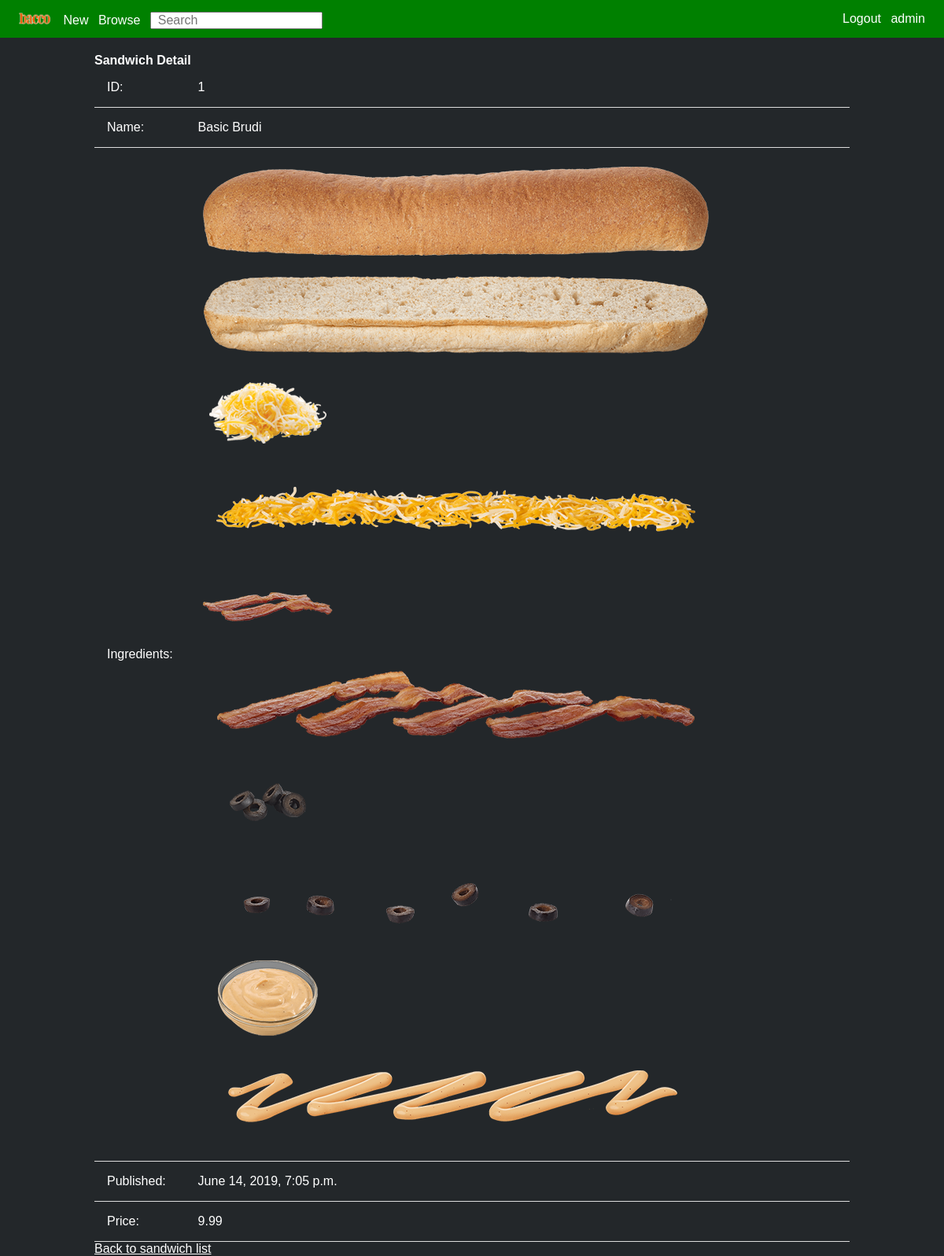
The app's page /mysandwich/show/1 (signed in) with its own data.
### mysandwich/models.py (models this page shows, shortened)
class Sandwich(models.Model):
    name = models.CharField(max_length=255)
    ingredients = models.ManyToManyField(Ingredient)
    pub_date = models.DateTimeField(default=timezone.now, blank=True)
    price = models.DecimalField(max_digits=4, decimal_places=2, default=0) # max 99,99

class Ingredient(models.Model):
    name = models.CharField(max_length=255)
    full_name = models.CharField(max_length=255, blank = True)
    TYPE_CHOICES = [
        ('BREAD', 'Bread'),
        ('BASE', 'Base'),
        ('CHEESE', 'Cheese'),
        ('VEGETABLE', 'Vegetable'),
        ('CONDIMENT', 'Contiment'),
        ('EXTRAS', 'Extras'),
    ]
    type = models.CharField(
        max_length = 50,
        choices = TYPE_CHOICES,
    )
    calories = models.IntegerField(default = 0)
    is_vegetarian = models.BooleanField()
    is_vegan = models.BooleanField()
    img_small = models.FileField(upload_to=small_directory_path, blank = True, verbose_name='Small image')
    img_large = models.FileField(upload_to=large_directory_path, blank = True, verbose_name='Large image')
    price = models.DecimalField(max_digits=3, decimal_places=2, default=0) # max 9,99

### mysandwich/views.py (the view)
# urls.py: path('show/<int:pk>', SandwichDetailView.as_view(), name='sandwich'),
class SandwichDetailView(DetailView):
    model = Sandwich
    context_object_name = "sandwich"
    def get_context_data(self, **kwargs):
        context = super(SandwichDetailView, self).get_context_data(**kwargs)
        context['sandwich_list'] = Sandwich.objects.all()
        return context

### mysandwich/templates/mysandwich/sandwich_detail.html (shortened to what this page needs)
{% extends "home.html" %}
{% load static %}
{% block content %}
<div class="sandwich-container">
  <h2>Sandwich Detail</h2>
  <table>
    <tr>
      <td>ID:</td>
      <td>{{ sandwich.id }}</td>
    </tr>
    <tr>
      <td>Name:</td>
      <td>{{ sandwich.name }}</td>
    </tr>
    <tr>
      <td>Ingredients:</td>
      <td>
        {% for ingredient in sandwich.ingredients.all %}
        {% if ingredient.img_large %}
        <img src="http://localhost:8000/{{ ingredient.img_small }}" alt="">
        {% if ingredient.img_large %}
        <img src="http://localhost:8000/{{ ingredient.img_large }}" alt="">
        {% endif %}
        {% endfor %}
      </td>
    </tr>
    <tr>
      <td>Published:</td>
      <td>{{ sandwich.pub_date }}</td>
    </tr>
    <tr>
      <td>Price:</td>
      <td>{{ sandwich.price }}</td>
    </tr>
  </table>
  <a href="../show">Back to sandwich list</a>
</div>
{% endblock content %}

### templates/base.html (shortened to what this page needs)
<!DOCTYPE html>
{% load static %}
<html>
<head>
  <link rel="stylesheet" href="/static/base2.css">
  <link rel="stylesheet" href="/static/header.css">
</head>
<header>
  {% if user.is_authenticated %}
  <div id="header-left">
    <a id="logo" href="/">
      <img src="/static/images/logo.png" alt="bacco">
    </a>
    <a href="/mysandwich">New</a>
    <a href="/mysandwich/show">Browse</a>
    <form action="{% url 'search_results' %}" method="get">
      <input name="q" type="text" placeholder="Search">
    </form>
  </div>
  <div id="header-right">
    <a href="{% url 'logout' %}">Logout</a>
    <p>{{ user.username }}</p>
  </div>
</header>
<body>
  <main>
    {% block content %}
    {% endblock %}
  </main>
</body>
{% else %}
<p>You are not logged in</p>
<a href="{% url 'login' %}">Login</a>
{% endif %}
</html>

### static/base2.css (style rules this page uses)
* { margin: 0; padding: 0; font-family: sans-serif; color: white; font-size: 16px; }
html, body { background: #23272a; }
h2 { margin-top: 1em; }
.sandwich-container { width: 80%; margin: auto; }
table { width: 100%; border-collapse: collapse; }
td { padding: 1em; border-bottom: .1em solid #ddd; }
input, option, button { color:black; }

### static/header.css (style rules this page uses)
header { background-color: green; height: 3em; line-height: 3em; display: inline-block; width: 100%; align-items: center; }
header div { line-height: 3em; }
header a { text-decoration: none; }
#header-left { float: left; padding-left: 1em; }
#header-left * { padding-left: 0.5em; }
#header-right { float: right; padding-right: 1em; }
#header-right * { padding-right: 0.5em; }
#logo img { width: 2.5em; padding-left: 0; padding-right: 0.25em; object-fit: cover; padding-top: 1em; }
header form, header p { display: inline; }

### records on screen
Sandwich: id "1", name "Basic Brudi", pub_date "June 14, 2019, 7:05 p.m.", price "9.99"
Ingredient: img_small (picture), img_large (picture)
Ingredient: img_small (picture), img_large (picture)
Ingredient: img_small (picture), img_large (picture)
Ingredient: img_small (picture), img_large (picture)
Ingredient: img_small (picture), img_large (picture)

### other values on screen
{{ user.username }} "admin"
